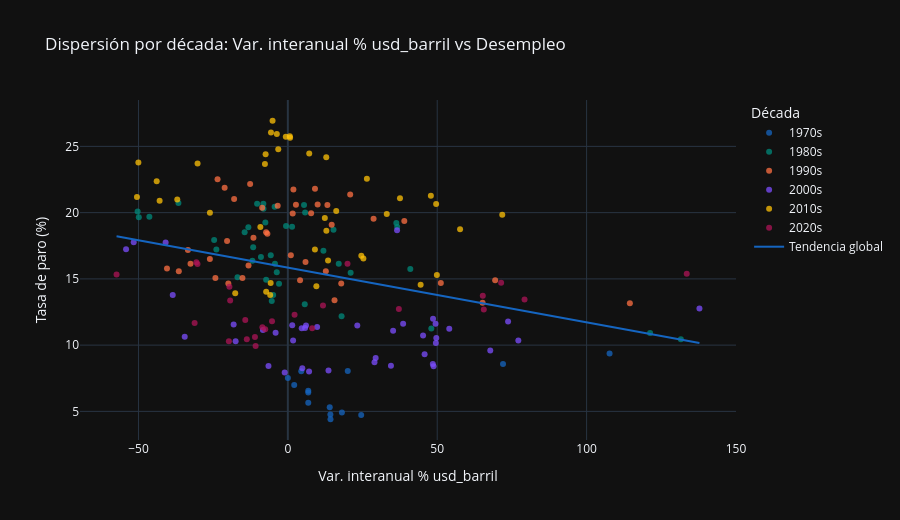

The cell this chart's notebook holds for it:
### Markdown cell above
### Análisis:

La correlación global entre la variación interanual del `usd_barril` y la tasa de paro es de -0,2913, negativa y moderada, la más elevada en valor absoluto de todas las variables no poblacionales del EDA. El signo negativo es el del canal de demanda: el precio del petróleo crece cuando la economía mundial se expande y el paro baja, y se desploma en las recesiones cuando el paro sube. El canal de oferta, que predeciría una correlación positiva (encarecimiento del crudo seguido de más desempleo), queda dominado por el de demanda en el agregado de la muestra.

La correlación rodante a 20 trimestres es muy inestable, oscilando entre aproximadamente +0,8 y -0,8 con numerosos cruces de cero, lo que indica que el signo de la relación depende de la naturaleza de cada shock. Los tramos fuertemente negativos (1983-1988, 1992-1998, 2008-2016) corresponden a periodos en que el precio del crudo acompaña el ciclo de demanda, mientras los tramos positivos reflejan episodios en que un shock de oferta encarece el crudo a la vez que deteriora el empleo. La correlación global de -0,2913 es el promedio de esos regímenes con predominio del componente negativo.

Para la caracterización de la variable, el petróleo es uno de los regresores con mayor poder potencial sobre el paro, aunque su relación es condicional al tipo de shock dominante; su aprovechamiento se difiere a la fase de feature engineering.

### Code cell
df_cross['decada'] = (df_cross.index.year // 10 * 10).astype(str) + 's'
paleta_decadas = ['#1565C0', '#00897B', '#FF7043', '#7C4DFF', '#FFC107', '#AD1457']

df_scatter = df_cross.reset_index().rename(columns={'index': 'fecha', df_cross.index.name or 'index': 'fecha'})
if 'fecha' not in df_scatter.columns:
    df_scatter.insert(0, 'fecha', df_cross.index.strftime('%Y-%m-%d'))
else:
    df_scatter['fecha'] = pd.to_datetime(df_scatter['fecha']).dt.strftime('%Y-%m-%d')

fig = px.scatter(
    df_scatter, x='petroleo', y='parados',
    color='decada',
    hover_data=['fecha'],
    trendline='ols',
    trendline_scope='overall',
    color_discrete_sequence=paleta_decadas,
    title=f'Dispersión por década: {main_s9_label} vs Desempleo',
    labels={
        'petroleo': main_s9_label,
        'parados': 'Tasa de paro (%)',
        'decada': 'Década', 'fecha': 'Fecha',
    },
)
fig.for_each_trace(lambda t: t.update(name='Tendencia global') if t.name == 'Overall Trendline' else None)
fig.update_traces(marker=dict(size=6, opacity=0.75))
fig.update_layout(height=520)
fig.show()

### Figure 1 — Plotly figure (JSON) as saved in the notebook; plotly's stock layout.template omitted (floating-point values rounded to 4 significant figures; data arrays with more than 128 entries replaced by an {"elided": "..."} marker saying what was removed)
{"data": [{"customdata": [["1976-07-01"], ["1976-10-01"], ["1977-01-01"], ["1977-04-01"], ["1977-07-01"], ["1977-10-01"], ["1978-01-01"], ["1978-04-01"], ["1978-07-01"], ["1978-10-01"], ["1979-01-01"], ["1979-04-01"], ["1979-07-01"], ["1979-10-01"]], "hovertemplate": "Década=1970s<br>Var. interanual % usd_barril=%{x}<br>Tasa de paro (%)=%{y}<br>Fecha=%{customdata[0]}<extra></extra>", "legendgroup": "1970s", "marker": {"color": "#1565C0", "opacity": 0.75, "size": 6, "symbol": "circle"}, "mode": "markers", "name": "1970s", "orientation": "v", "showlegend": true, "type": "scatter", "x": [14.27, 24.55, 18.09, 14.24, 14.01, 6.835, 6.835, 6.835, 2.131, 0.0, 4.489, 20.05, 72.03, 107.7], "xaxis": "x", "y": [4.407, 4.721, 4.92, 4.763, 5.318, 5.656, 6.418, 6.551, 6.998, 7.529, 8.025, 8.052, 8.579, 9.361], "yaxis": "y"}, {"customdata": [["1980-01-01"], ["1980-04-01"], ["1980-07-01"], ["1980-10-01"], ["1981-01-01"], ["1981-04-01"], ["1981-07-01"], ["1981-10-01"], ["1982-01-01"], ["1982-04-01"], ["1982-07-01"], ["1982-10-01"], ["1983-01-01"], ["1983-04-01"], ["1983-07-01"], ["1983-10-01"], ["1984-01-01"], ["1984-04-01"], ["1984-07-01"], ["1984-10-01"], ["1985-01-01"], ["1985-04-01"], ["1985-07-01"], ["1985-10-01"], ["1986-01-01"], ["1986-04-01"], ["1986-07-01"], ["1986-10-01"], ["1987-01-01"], ["1987-04-01"], ["1987-07-01"], ["1987-10-01"], ["1988-01-01"], ["1988-04-01"], ["1988-07-01"], ["1988-10-01"], ["1989-01-01"], ["1989-04-01"], ["1989-07-01"], ["1989-10-01"]], "hovertemplate": "Década=1980s<br>Var. interanual % usd_barril=%{x}<br>Tasa de paro (%)=%{y}<br>Fecha=%{customdata[0]}<extra></extra>", "legendgroup": "1980s", "marker": {"color": "#00897B", "opacity": 0.75, "size": 6, "symbol": "circle"}, "mode": "markers", "name": "1980s", "orientation": "v", "showlegend": true, "type": "scatter", "x": [131.6, 121.3, 48.03, 17.99, 5.658, -5.389, -4.915, -2.955, -16.85, -7.263, -3.713, -4.318, -5.719, -11.87, -9.006, -11.6, 1.416, -0.6082, -7.532, -8.156, -10.29, -8.199, -4.419, 5.415, -36.63, -50.28, -49.88, -46.35, 5.789, 36.31, 36.59, 15.29, -13.22, -14.46, -24.67, -23.93, 11.91, 17.03, 21.02, 40.98], "xaxis": "x", "y": [10.44, 10.91, 11.26, 12.18, 13.09, 13.34, 13.78, 14.63, 15.12, 14.93, 15.5, 16.15, 16.78, 16.37, 16.64, 17.39, 18.94, 18.99, 19.25, 20.3, 20.68, 20.68, 20.44, 20.58, 20.72, 20.09, 19.66, 19.68, 20.0, 19.22, 18.92, 18.7, 18.9, 18.52, 17.93, 17.22, 17.12, 16.15, 15.46, 15.74], "yaxis": "y"}, {"customdata": [["1990-01-01"], ["1990-04-01"], ["1990-07-01"], ["1990-10-01"], ["1991-01-01"], ["1991-04-01"], ["1991-07-01"], ["1991-10-01"], ["1992-01-01"], ["1992-04-01"], ["1992-07-01"], ["1992-10-01"], ["1993-01-01"], ["1993-04-01"], ["1993-07-01"], ["1993-10-01"], ["1994-01-01"], ["1994-04-01"], ["1994-07-01"], ["1994-10-01"], ["1995-01-01"], ["1995-04-01"], ["1995-07-01"], ["1995-10-01"], ["1996-01-01"], ["1996-04-01"], ["1996-07-01"], ["1996-10-01"], ["1997-01-01"], ["1997-04-01"], ["1997-07-01"], ["1997-10-01"], ["1998-01-01"], ["1998-04-01"], ["1998-07-01"], ["1998-10-01"], ["1999-01-01"], ["1999-04-01"], ["1999-07-01"], ["1999-10-01"]], "hovertemplate": "Década=1990s<br>Var. interanual % usd_barril=%{x}<br>Tasa de paro (%)=%{y}<br>Fecha=%{customdata[0]}<extra></extra>", "legendgroup": "1990s", "marker": {"color": "#FF7043", "opacity": 0.75, "size": 6, "symbol": "circle"}, "mode": "markers", "name": "1990s", "orientation": "v", "showlegend": true, "type": "scatter", "x": [12.72, -15.2, 51.21, 69.39, 4.086, 17.87, -24.25, -36.5, -13.16, 5.916, 1.004, -6.849, 1.619, -8.593, -17.99, -21.16, -23.53, -12.62, 1.86, 9.079, 20.87, 13.24, -3.4, 2.708, 9.967, 7.79, 28.7, 38.98, 14.67, -7.273, -11.51, -20.34, -33.45, -26.1, -32.58, -40.46, -19.92, 15.62, 65.18, 114.5], "xaxis": "x", "y": [15.58, 15.08, 14.69, 14.9, 14.89, 14.65, 15.06, 15.59, 16.01, 16.28, 16.78, 18.41, 19.94, 20.38, 21.02, 21.88, 22.52, 22.17, 21.75, 21.8, 21.37, 20.58, 20.51, 20.6, 20.62, 19.96, 19.54, 19.38, 19.08, 18.51, 18.1, 17.86, 17.19, 16.5, 16.13, 15.78, 14.65, 13.39, 13.19, 13.16], "yaxis": "y"}, {"customdata": [["2000-01-01"], ["2000-04-01"], ["2000-07-01"], ["2000-10-01"], ["2001-01-01"], ["2001-04-01"], ["2001-07-01"], ["2001-10-01"], ["2002-01-01"], ["2002-04-01"], ["2002-07-01"], ["2002-10-01"], ["2003-01-01"], ["2003-04-01"], ["2003-07-01"], ["2003-10-01"], ["2004-01-01"], ["2004-04-01"], ["2004-07-01"], ["2004-10-01"], ["2005-01-01"], ["2005-04-01"], ["2005-07-01"], ["2005-10-01"], ["2006-01-01"], ["2006-04-01"], ["2006-07-01"], ["2006-10-01"], ["2007-01-01"], ["2007-04-01"], ["2007-07-01"], ["2007-10-01"], ["2008-01-01"], ["2008-04-01"], ["2008-07-01"], ["2008-10-01"], ["2009-01-01"], ["2009-04-01"], ["2009-07-01"], ["2009-10-01"]], "hovertemplate": "Década=2000s<br>Var. interanual % usd_barril=%{x}<br>Tasa de paro (%)=%{y}<br>Fecha=%{customdata[0]}<extra></extra>", "legendgroup": "2000s", "marker": {"color": "#7C4DFF", "opacity": 0.75, "size": 6, "symbol": "circle"}, "mode": "markers", "name": "2000s", "orientation": "v", "showlegend": true, "type": "scatter", "x": [137.8, 73.72, 49.44, 23.25, -4.101, 1.757, -17.48, -34.52, -18.14, -8.345, 6.086, 38.59, 48.6, 4.637, 5.771, 9.795, 1.471, 35.24, 45.27, 49.69, 49.54, 45.78, 48.78, 29.0, 29.39, 34.51, 13.61, 4.845, -6.487, -1.052, 7.106, 48.53, 67.75, 77.15, 54.03, -38.53, -54.15, -51.6, -40.91, 36.56], "xaxis": "x", "y": [12.76, 11.79, 11.61, 11.48, 10.94, 10.35, 10.3, 10.63, 11.55, 11.15, 11.49, 11.61, 11.99, 11.28, 11.3, 11.37, 11.5, 11.09, 10.74, 10.53, 10.17, 9.319, 8.411, 8.705, 9.027, 8.443, 8.084, 8.264, 8.419, 7.932, 8.006, 8.57, 9.603, 10.36, 11.23, 13.79, 17.24, 17.77, 17.75, 18.66], "yaxis": "y"}, {"customdata": [["2010-01-01"], ["2010-04-01"], ["2010-07-01"], ["2010-10-01"], ["2011-01-01"], ["2011-04-01"], ["2011-07-01"], ["2011-10-01"], ["2012-01-01"], ["2012-04-01"], ["2012-07-01"], ["2012-10-01"], ["2013-01-01"], ["2013-04-01"], ["2013-07-01"], ["2013-10-01"], ["2014-01-01"], ["2014-04-01"], ["2014-07-01"], ["2014-10-01"], ["2015-01-01"], ["2015-04-01"], ["2015-07-01"], ["2015-10-01"], ["2016-01-01"], ["2016-04-01"], ["2016-07-01"], ["2016-10-01"], ["2017-01-01"], ["2017-04-01"], ["2017-07-01"], ["2017-10-01"], ["2018-01-01"], ["2018-04-01"], ["2018-07-01"], ["2018-10-01"], ["2019-01-01"], ["2019-04-01"], ["2019-07-01"], ["2019-10-01"]], "hovertemplate": "Década=2010s<br>Var. interanual % usd_barril=%{x}<br>Tasa de paro (%)=%{y}<br>Fecha=%{customdata[0]}<extra></extra>", "legendgroup": "2010s", "marker": {"color": "#FFC107", "opacity": 0.75, "size": 6, "symbol": "circle"}, "mode": "markers", "name": "2010s", "orientation": "v", "showlegend": true, "type": "scatter", "x": [71.77, 33.11, 12.38, 16.2, 37.53, 49.64, 47.87, 26.46, 12.85, -7.441, -3.206, 0.6615, -5.114, -5.647, 0.7457, -0.6894, -3.692, 7.159, -7.67, -30.21, -50.03, -43.9, -50.51, -42.92, -37.01, -26.09, -9.199, 12.89, 57.65, 9.063, 13.46, 25.29, 24.6, 49.88, 44.45, 9.544, -5.752, -7.259, -17.61, -5.904], "xaxis": "x", "y": [19.84, 19.89, 19.59, 20.11, 21.08, 20.64, 21.28, 22.56, 24.19, 24.4, 24.79, 25.77, 26.94, 26.06, 25.65, 25.73, 25.93, 24.47, 23.67, 23.7, 23.78, 22.37, 21.18, 20.9, 21.0, 20.0, 18.91, 18.63, 18.75, 17.22, 16.38, 16.55, 16.74, 15.28, 14.55, 14.45, 14.7, 14.02, 13.92, 13.78], "yaxis": "y"}, {"customdata": [["2020-01-01"], ["2020-04-01"], ["2020-07-01"], ["2020-10-01"], ["2021-01-01"], ["2021-04-01"], ["2021-07-01"], ["2021-10-01"], ["2022-01-01"], ["2022-04-01"], ["2022-07-01"], ["2022-10-01"], ["2023-01-01"], ["2023-04-01"], ["2023-07-01"], ["2023-10-01"], ["2024-01-01"], ["2024-04-01"], ["2024-07-01"], ["2024-10-01"], ["2025-01-01"], ["2025-04-01"], ["2025-07-01"], ["2025-10-01"]], "hovertemplate": "Década=2020s<br>Var. interanual % usd_barril=%{x}<br>Tasa de paro (%)=%{y}<br>Fecha=%{customdata[0]}<extra></extra>", "legendgroup": "2020s", "marker": {"color": "#AD1457", "opacity": 0.75, "size": 6, "symbol": "circle"}, "mode": "markers", "name": "2020s", "orientation": "v", "showlegend": true, "type": "scatter", "x": [-19.56, -57.34, -30.62, -30.24, 19.97, 133.5, 71.39, 79.23, 65.25, 65.59, 37.16, 11.77, -19.31, -31.2, -14.25, -5.297, 2.247, 8.145, -7.581, -11.01, -8.533, -19.74, -13.74, -10.78], "xaxis": "x", "y": [14.41, 15.33, 16.26, 16.13, 16.14, 15.39, 14.71, 13.44, 13.73, 12.69, 12.73, 12.99, 13.38, 11.67, 11.89, 11.8, 12.29, 11.27, 11.21, 10.61, 11.36, 10.29, 10.45, 9.932], "yaxis": "y"}, {"hovertemplate": "<b>OLS trendline</b><br>parados = -0.0413002 * petroleo + 15.8495<br>R<sup>2</sup>=0.084868<br><br>Var. interanual % usd_barril=%{x}<br>Tasa de paro (%)=%{y} <b>(trend)</b><extra></extra>", "legendgroup": "Overall Trendline", "line": {"color": "#1565C0"}, "marker": {"opacity": 0.75, "size": 6}, "mode": "lines", "name": "Tendencia global", "showlegend": true, "type": "scatter", "x": {"elided": "198 float values"}, "xaxis": "x", "y": {"elided": "198 float values"}, "yaxis": "y"}], "layout": {"height": 520, "legend": {"title": {"text": "Década"}, "tracegroupgap": 0}, "title": {"text": "Dispersión por década: Var. interanual % usd_barril vs Desempleo"}, "xaxis": {"anchor": "y", "domain": [0.0, 1.0], "title": {"text": "Var. interanual % usd_barril"}}, "yaxis": {"anchor": "x", "domain": [0.0, 1.0], "title": {"text": "Tasa de paro (%)"}}}}
